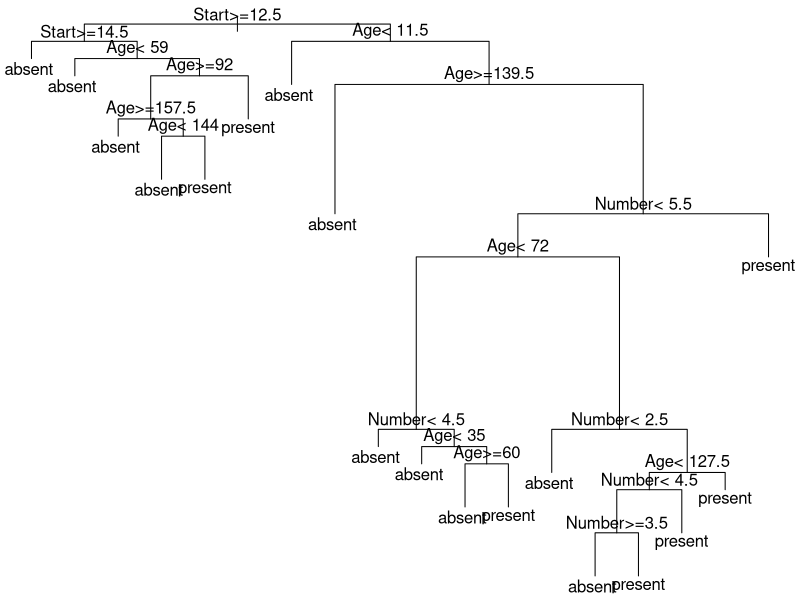

Reproduce this figure in R.
library(rpart)
data("kyphosis") 
str(kyphosis)
floor_val<-floor(0.9*nrow(kyphosis))  
train<-sample(nrow(kyphosis),size=floor_val) 
trainingData<-kyphosis[train,]
testData<-kyphosis[-train,] 
kyphosis_fit<-rpart(Kyphosis~Age+Number+Start,parms=list(split='information'), minsplit=2, minbucket=1,data=trainingData,method='class')
par(mar = rep(0.1, 4))
plot(kyphosis_fit)
text(kyphosis_fit) 
summary(kyphosis_fit)
CPVal<-kyphosis_fit$cptable[which.min(kyphosis_fit$cptable[,"xerror"]),"CP"]
CPVal
pruned_fit<-prune(kyphosis_fit,cp=as.numeric(CPVal))
out<-predict(pruned_fit,newdata=testData,type="vector")
tab <- table(out, testData$Kyphosis)
tab
accuracy<-sum(diag(tab))/sum(tab)
accuracyPercentage<-accuracy*100
accuracyPercentage
